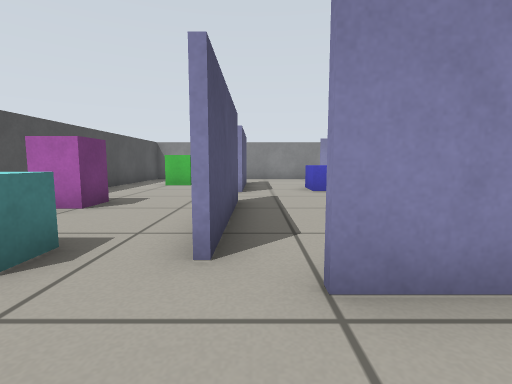
View 1 (above)

19 first-person views from a walk through a robot-simulator world made for Gazebo. The camera is 0.45 m above the floor, tilts 6° down and sees 85° across. The floor is counted in squares, 0.5 m on a side. Each view is taken from the middle of a square. On the plan, view 1 faces up. The plan holds only what a view shows up to about 11 squares ahead; the rest is blank.

View 2
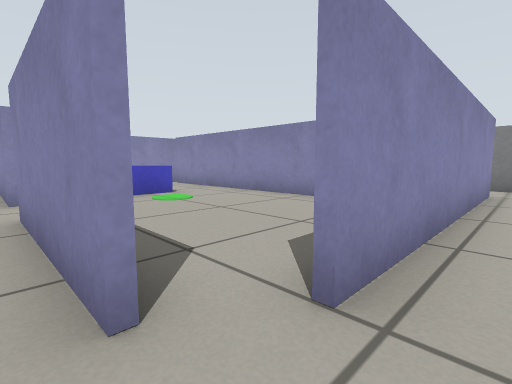

View 3
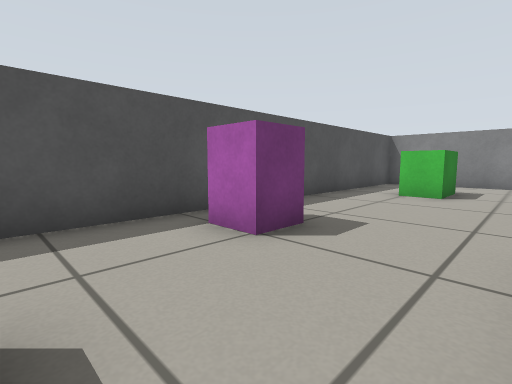

View 4
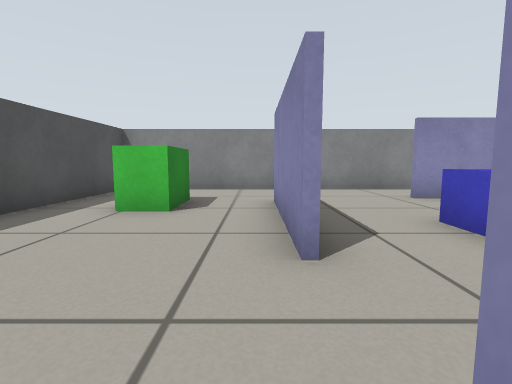

View 5
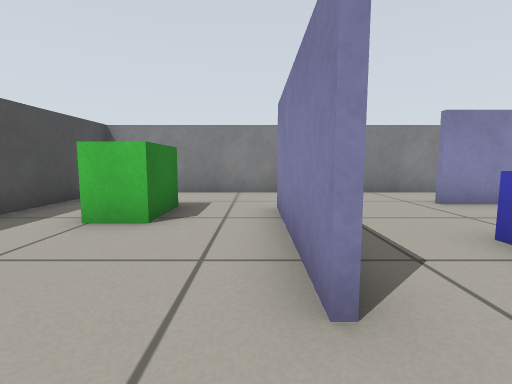

View 6
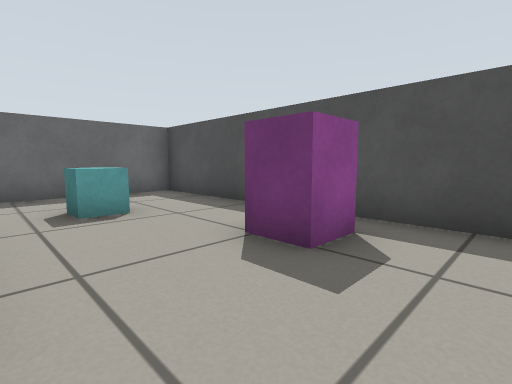

View 7
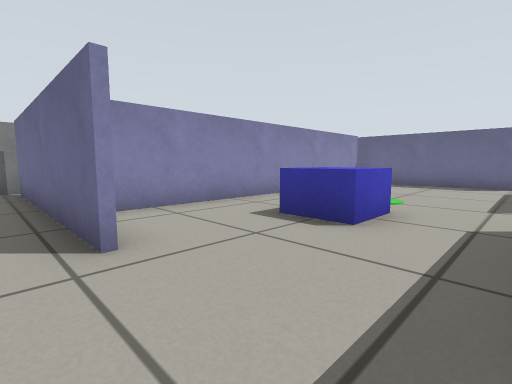

View 8
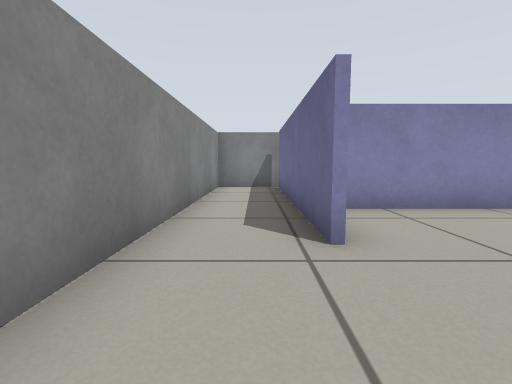

View 9
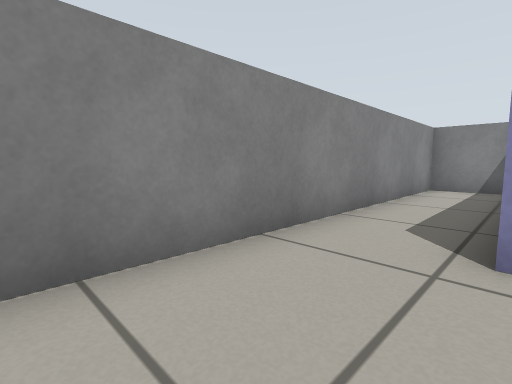

View 10
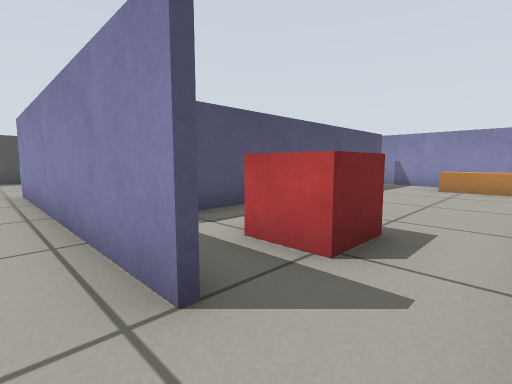

View 11
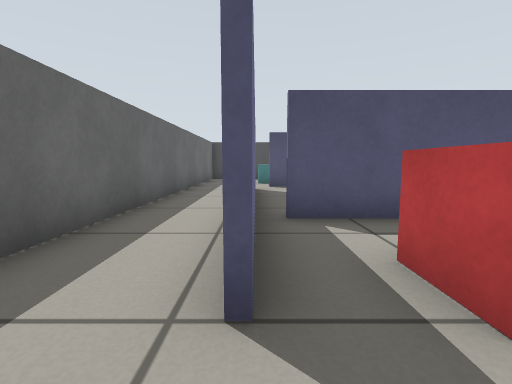

View 12
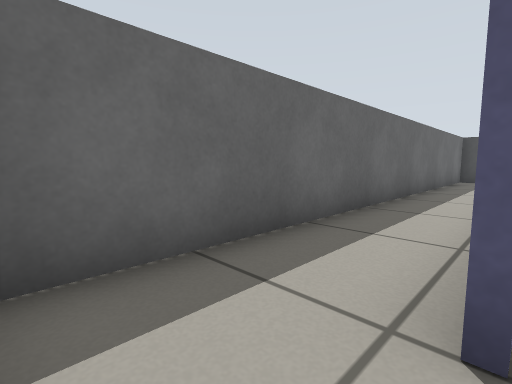

View 13
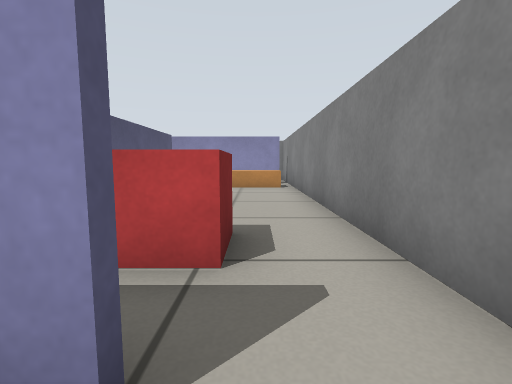

View 14
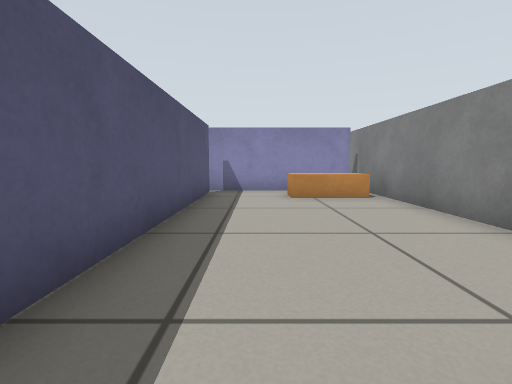

View 15
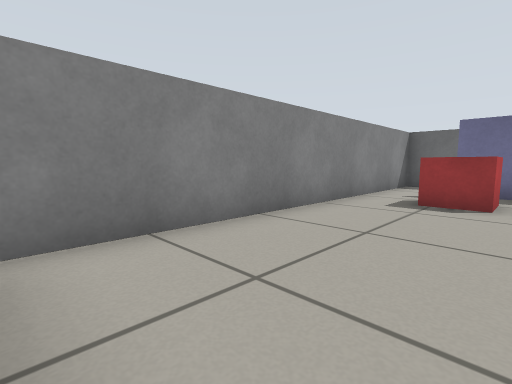

View 16
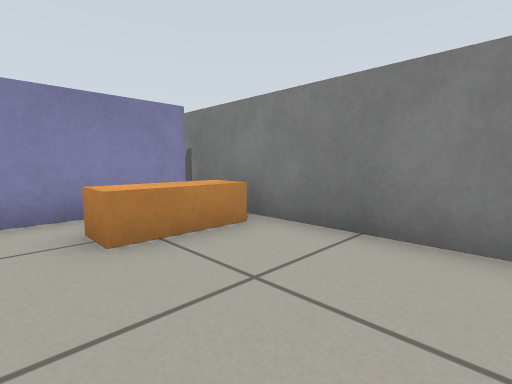

View 17
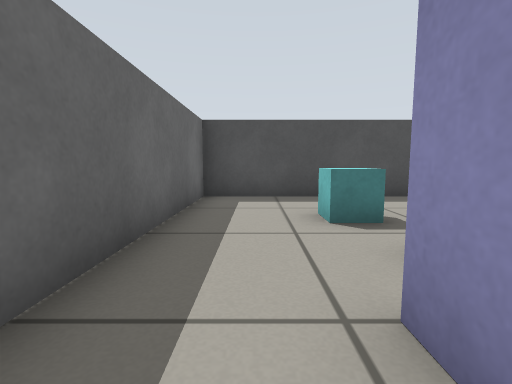

View 18
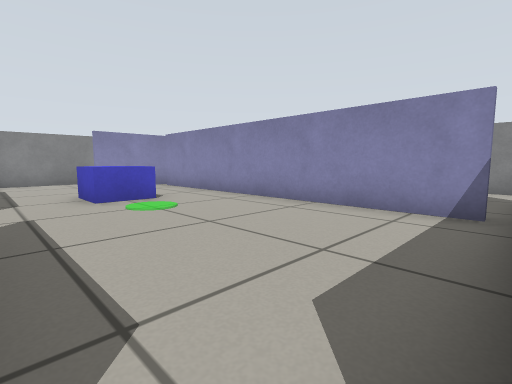

View 19
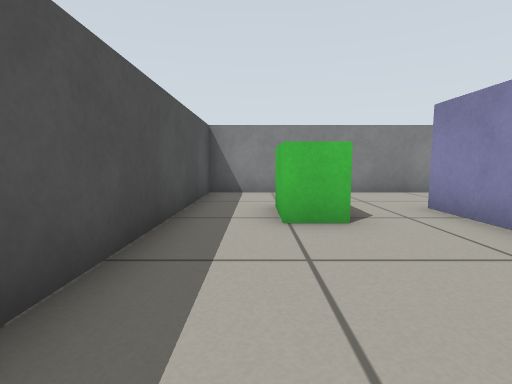

### Floor plan
Ten units are one square. View 1 is at (0, 0); x grows to the right and y downward. Boxes are objects, and circles mark ways between rooms. Rooms are numbered by the first view taken in them; rooms with no view inside come last. Other rooms are left out.
<svg viewBox="-59 -159 169 168">
<path fill="none" stroke="#000" d="M-6 -84 -6 -125M-4 -64 -4 -25M-4 -110 -4 -85M29 -132 100 -132M-6 -24 -6 -65M5 -20 38 -20M59 -130 30 -130M54 -24 54 -124M86 -18 5 -18M104 -129 104 -154 -54 -154 -54 4 104 4 104 -16M68 -20 85 -20M104 -16 104 -129M101 -130 59 -130M56 -125 56 -25"/>
<rect x="-45" y="-65" width="10" height="10" fill="#bbb"><title>magenta box</title></rect>
<rect x="-35" y="-35" width="20" height="20" fill="#bbb"><title>cyan box</title></rect>
<rect x="-35" y="-125" width="10" height="20" fill="#bbb"><title>green box</title></rect>
<rect x="15" y="-105" width="20" height="20" fill="#bbb"><title>blue box</title></rect>
<rect x="75" y="-45" width="10" height="10" fill="#bbb"><title>red box</title></rect>
<rect x="75" y="-125" width="30" height="20" fill="#bbb"><title>orange box</title></rect>
<circle cx="95" cy="-20" r="3" fill="#2a7"/>
<text x="10" y="-80">1</text>
<text x="90" y="-70">2</text>
</svg>
Room 1 opens to room 2.

Where each view was taken, in squares from view 1:
view 1: 0 up, 0 right, facing up
view 2: 1 up, 1 left, facing up-right
view 3: 3 up, 1 left, facing up-left
view 4: 6 up, 1 left, facing up
view 5: 7 up, 1 left, facing up
view 6: 8 up, 1 left, facing down-left
view 7: 14 up, 0 right, facing down-right
view 8: 14 up, 0 right, facing right
view 9: 13 up, 0 right, facing up-right
view 10: 1 up, 10 right, facing up-left
view 11: 2 up, 10 right, facing left
view 12: 2 up, 10 right, facing down-left
view 13: 1 up, 9 right, facing up
view 14: 4 up, 7 right, facing up
view 15: 11 up, 7 right, facing down-right
view 16: 8 up, 7 right, facing up-right
view 17: 1 up, 2 right, facing left
view 18: 2 up, 0 right, facing up-right
view 19: 7 up, 4 left, facing up
